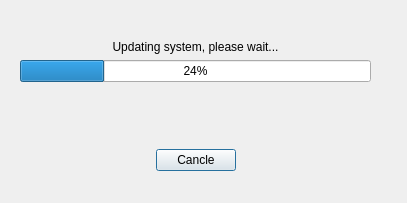
<?xml version="1.0" encoding="UTF-8"?>
<ui version="4.0">
 <class>UpdateSystemDialog</class>
 <widget class="QDialog" name="UpdateSystemDialog">
  <property name="geometry">
   <rect>
    <x>0</x>
    <y>0</y>
    <width>407</width>
    <height>203</height>
   </rect>
  </property>
  <property name="windowTitle">
   <string>Dialog</string>
  </property>
  <widget class="QWidget" name="verticalLayoutWidget">
   <property name="geometry">
    <rect>
     <x>20</x>
     <y>40</y>
     <width>351</width>
     <height>131</height>
    </rect>
   </property>
   <layout class="QVBoxLayout" name="verticalLayout">
    <item>
     <widget class="QLabel" name="label">
      <property name="text">
       <string>Updating system, please wait...</string>
      </property>
      <property name="alignment">
       <set>Qt::AlignCenter</set>
      </property>
     </widget>
    </item>
    <item>
     <widget class="QProgressBar" name="progressBar">
      <property name="value">
       <number>24</number>
      </property>
     </widget>
    </item>
    <item>
     <spacer name="verticalSpacer">
      <property name="orientation">
       <enum>Qt::Vertical</enum>
      </property>
      <property name="sizeHint" stdset="0">
       <size>
        <width>20</width>
        <height>40</height>
       </size>
      </property>
     </spacer>
    </item>
    <item>
     <layout class="QHBoxLayout" name="horizontalLayout">
      <item>
       <spacer name="horizontalSpacer">
        <property name="orientation">
         <enum>Qt::Horizontal</enum>
        </property>
        <property name="sizeHint" stdset="0">
         <size>
          <width>40</width>
          <height>20</height>
         </size>
        </property>
       </spacer>
      </item>
      <item>
       <widget class="QPushButton" name="pushButton_2">
        <property name="text">
         <string>Cancle</string>
        </property>
       </widget>
      </item>
      <item>
       <spacer name="horizontalSpacer_2">
        <property name="orientation">
         <enum>Qt::Horizontal</enum>
        </property>
        <property name="sizeHint" stdset="0">
         <size>
          <width>40</width>
          <height>20</height>
         </size>
        </property>
       </spacer>
      </item>
     </layout>
    </item>
   </layout>
  </widget>
 </widget>
 <resources/>
 <connections/>
</ui>
